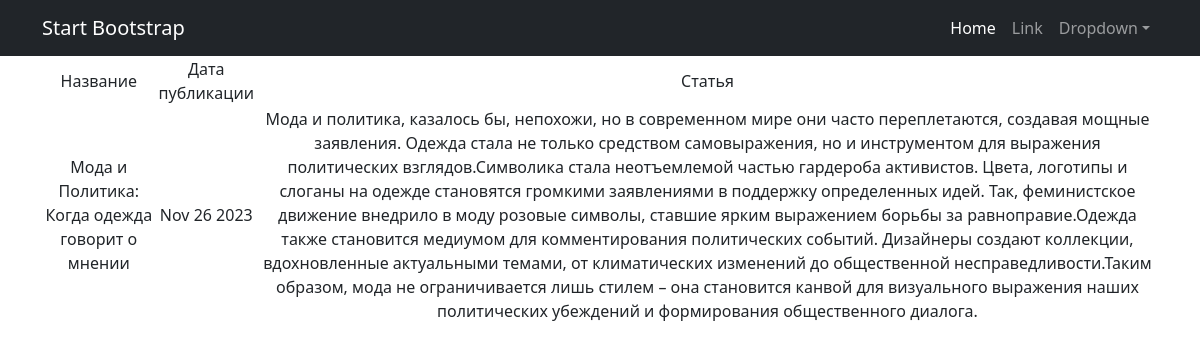
The page /news/2 on the database its author committed.
### news/models.py (models this page shows, shortened)
class Post(models.Model):
    author = models.ForeignKey(Author, on_delete=models.CASCADE, related_name='posts')
    post_type = models.CharField(max_length=7, choices=[('article', 'Статья'), ('news', 'Новость')])
    create_at = models.DateTimeField(auto_now_add=True)
    category = models.ManyToManyField(Category, through=PostCategory)
    title = models.CharField(max_length=255)
    content = models.TextField()
    rating = models.FloatField(default=0.0)

### news/views.py (the view)
# urls.py: path('<int:pk>', PostDetail.as_view()),
class PostDetail(DetailView):
    model = Post
    template_name = 'post.html'
    context_object_name = 'post'

### templates/post.html (shortened to what this page needs)
{% extends 'flatpages/default.html' %}
{% block content %}
   {% if post %}
       <table>
           <tr>
               <td>Название</td>
               <td>Дата публикации</td>
               <td>Статья</td>
           </tr>
           <tr>
               <td>{{ post.title }}</td>
               <td>{{ post.create_at|date:'M d Y' }}</td>
               <td>{{ post.content }}</td>
           </tr>
       </table>
   {% else %}
       <h2>Нет публикаций</h2>
   {% endif %}
{% endblock content %}

### rows shown on the page
Post: title "Мода и Политика: Когда одежда говорит о мнении", create_at "Nov 26 2023", content "Мода и политика, казалось бы, непохожи, но в современном мире они часто переплетаются, создавая мощные заявления. Одежда стала не только средством самовыражения, но и инструментом для выражения политических взглядов.Символика стала неотъемлемой частью гардероба активистов. Цвета, логотипы и слоганы на одежде становятся громкими заявлениями в поддержку определенных идей. Так, феминистское движение внедрило в моду розовые символы, ставшие ярким выражением борьбы за равноправие.Одежда также становится медиумом для комментирования политических событий. Дизайнеры создают коллекции, вдохновленные актуальными темами, от климатических изменений до общественной несправедливости.Таким образом, мода…"
